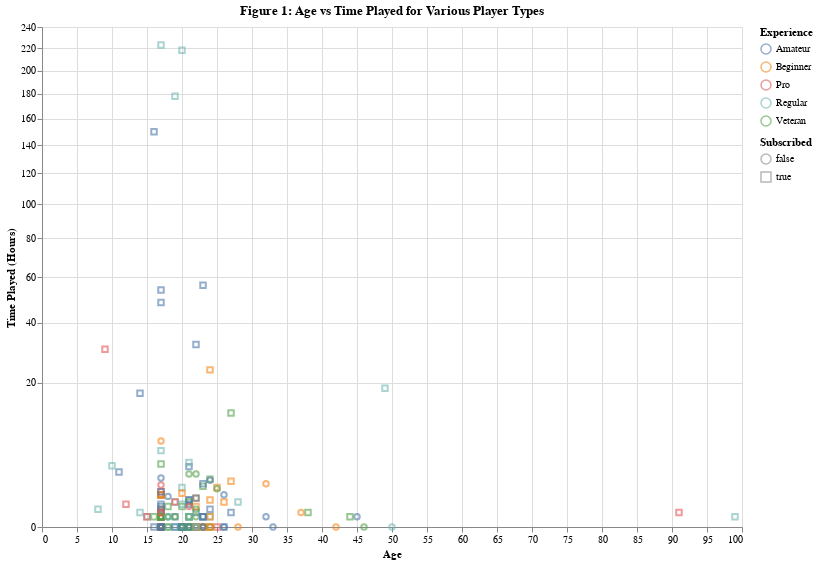

Notebook code for this chart:
### Markdown cell above
Before starting to create the model, we will explore this dataset to find the best variables to use for our model. We are interested in whether certain player types can effect subscription status. From the dataset loaded above, players can be described by their age, number of hours they played the game, and their experience level. This is a good starting point at picking predictor variables for our model. But first, visualizing the relationship between these variables and if a player is subcribed or not will clarify if there is any meaningful relationship between the predictors and our target. Figure 1 compares the numerical predictors of hours played and age while also showing each player's experience level and subscription status.

### Code cell
players_plot_1 = alt.Chart(players).mark_point(opacity = 0.6).encode(
    x = alt.X("age").title("Age"),
    y = alt.Y("played_hours").title("Time Played (Hours)").scale(type = "sqrt"),
    shape = alt.Shape("subscribe").title("Subscribed"),
    color = alt.Color("experience").title("Experience")
).properties(
    title = "Figure 1: Age vs Time Played for Various Player Types",
    width = 700,
    height = 500
)

players_plot_1

### Figure 1 — Vega specification as saved in the notebook (floating-point values rounded to 4 significant figures; data arrays with more than 128 entries replaced by an {"elided": "..."} marker saying what was removed)
{"$schema": "https://vega.github.io/schema/vega/v5.json", "data": [{"name": "source_0", "values": {"elided": "196 records"}}, {"name": "source_0_x_domain_age", "values": [{"min": 8, "max": 99}]}, {"name": "source_0_color_domain_experience", "values": [{"experience": "Pro"}, {"experience": "Veteran"}, {"experience": "Amateur"}, {"experience": "Regular"}, {"experience": "Beginner"}]}, {"name": "source_0_shape_domain_subscribe", "values": [{"subscribe": true}, {"subscribe": false}]}], "marks": [{"type": "symbol", "name": "marks", "from": {"data": "source_0"}, "encode": {"update": {"opacity": {"value": 0.6}, "y": {"field": "played_hours", "scale": "y"}, "stroke": {"field": "experience", "scale": "color"}, "shape": {"field": "subscribe", "scale": "shape"}, "fill": {"value": "transparent"}, "x": {"field": "age", "scale": "x"}}}, "style": ["point"]}], "scales": [{"name": "x", "type": "linear", "domain": [{"signal": "(data(\"source_0_x_domain_age\")[0] || {}).min"}, {"signal": "(data(\"source_0_x_domain_age\")[0] || {}).max"}], "range": [0, {"signal": "width"}], "nice": true, "zero": true}, {"name": "y", "type": "sqrt", "domain": {"data": "source_0", "field": "played_hours"}, "range": [{"signal": "height"}, 0], "zero": true, "nice": true}, {"name": "color", "type": "ordinal", "domain": {"data": "source_0_color_domain_experience", "field": "experience", "sort": true}, "range": "category"}, {"name": "shape", "type": "ordinal", "domain": {"data": "source_0_shape_domain_subscribe", "field": "subscribe", "sort": true}, "range": "symbol"}], "axes": [{"scale": "x", "ticks": false, "grid": true, "gridScale": "y", "zindex": 0, "labels": false, "orient": "bottom", "minExtent": 0, "domain": false, "aria": false, "maxExtent": 0, "tickCount": {"signal": "ceil(width/40)"}}, {"scale": "y", "grid": true, "ticks": false, "aria": false, "zindex": 0, "domain": false, "orient": "left", "labels": false, "minExtent": 0, "tickCount": {"signal": "ceil(height/40)"}, "maxExtent": 0, "gridScale": "x"}, {"scale": "x", "zindex": 0, "tickCount": {"signal": "ceil(width/40)"}, "grid": false, "labelFlush": true, "title": "Age", "labelOverlap": true, "orient": "bottom"}, {"scale": "y", "title": "Time Played (Hours)", "orient": "left", "grid": false, "labelOverlap": true, "zindex": 0, "tickCount": {"signal": "ceil(height/40)"}}], "title": {"text": "Figure 1: Age vs Time Played for Various Player Types", "frame": "group"}, "style": "cell", "legends": [{"title": "Experience", "stroke": "color", "symbolType": "circle", "encode": {"symbols": {"update": {"fill": {"value": "transparent"}, "opacity": {"value": 0.6}}}}}, {"title": "Subscribed", "shape": "shape", "symbolType": "circle", "encode": {"symbols": {"update": {"fill": {"value": "transparent"}, "opacity": {"value": 0.6}}}}}], "background": "white", "padding": 5, "width": 700, "height": 500}
